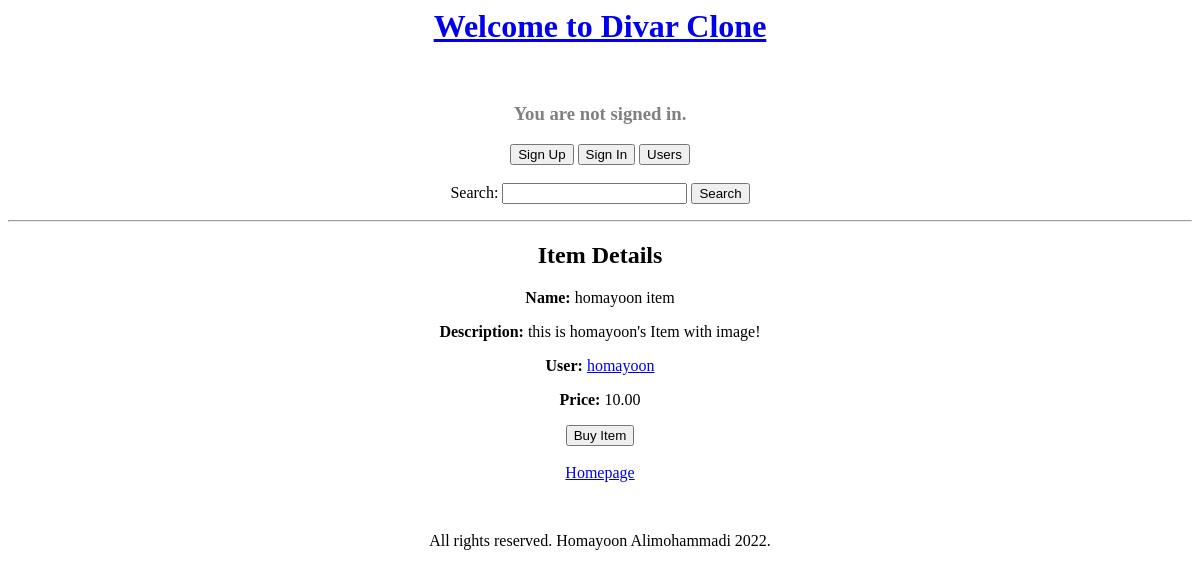
Screenshot of /items/2/ with the database file from the repository.
### core/models.py (models this page shows, shortened)
class Item(models.Model):
    name = models.CharField(max_length=128)
    description = models.TextField(max_length=1024, null=True, blank=True)
    price = models.DecimalField(max_digits=10, decimal_places=2)
    image = models.ImageField(upload_to="items/", null=True, blank=True)
    user = models.ForeignKey(User, related_name="items", on_delete=models.CASCADE)

### core/views.py (the view)
# urls.py: path("<int:item_id>/", views.item_details_view, name="item_details"),
def item_details_view(request, item_id: int):
    item = get_object_or_404(Item, pk=item_id)
    context = {"item": item}
    return render(request, "item_details.html", context=context)

### templates/item_details.html (shortened to what this page needs)
{% extends "layout.html" %}
    {% block body %}
    <div>
        <h2>Item Details</h2>
        <p><b>Name:</b> {{item.name}}</p>
        {% if item.description %}
            <p><b>Description:</b> {{item.description}}</p>
        {% endif %}
        <p><b>User:</b> <a href={% url 'core:user_details' item.user.pk %}>{{item.user}}</a></p>
        <p><b>Price:</b> {{item.price}}</p>
        {% if request.user == item.user %}
            <a href={% url 'core:item_delete' item.pk %}><button type='button'>Delete Item</button></a>
        {% else %}
            <a href={% url 'core:item_buy' item.pk %}><button type='button'>Buy Item</button></a>
        {% endif %}
    </div>
    <br/>
    <a href={% url 'core:index' %}>Homepage</a>
    {% endblock %}

### rows the page displays
Item: name "homayoon item", description "this is homayoon's Item with image!", user "homayoon", price "10.00"
